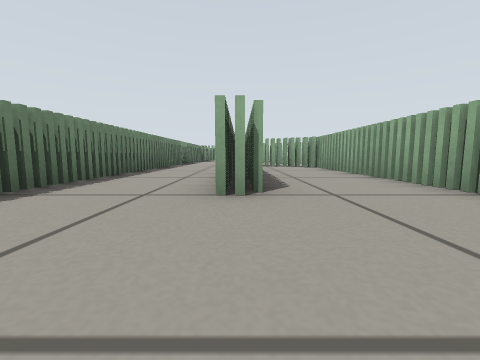
View 1 (above)

18 first-person views from a walk through a robot-simulator world made for Gazebo. The camera is 0.21 m above the floor, tilts 6° down and sees 90° across. The floor is counted in squares, 0.5 m on a side. Each view is taken from the middle of a square. On the plan, view 1 faces up. The plan holds only what a view shows up to about 9 squares ahead; the rest is blank.

View 2
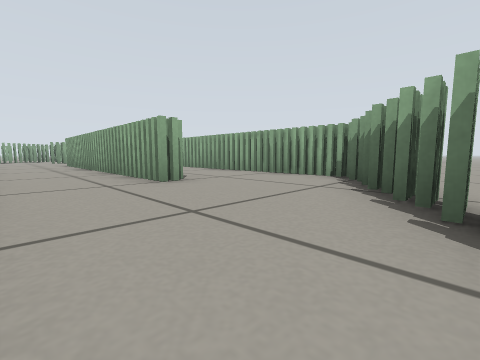

View 3
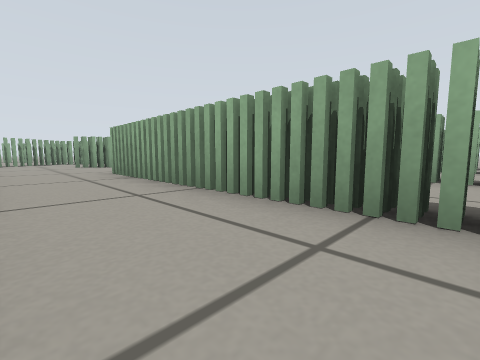

View 4
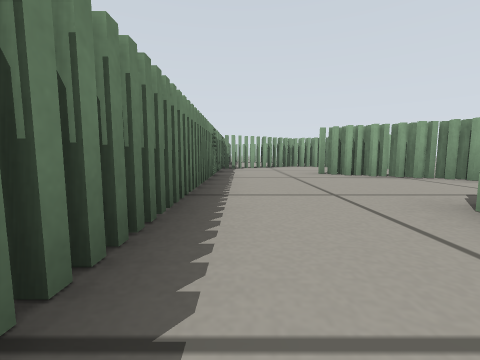

View 5
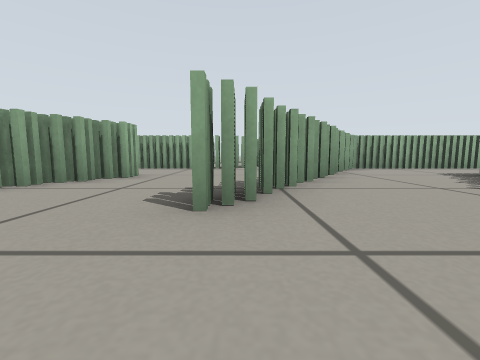

View 6
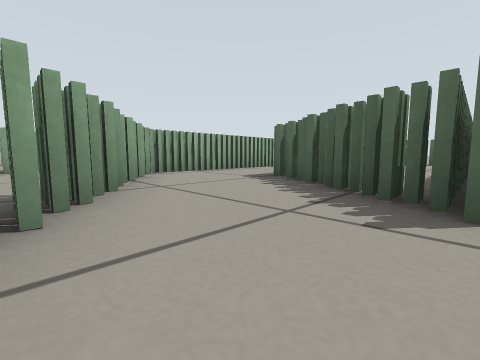

View 7
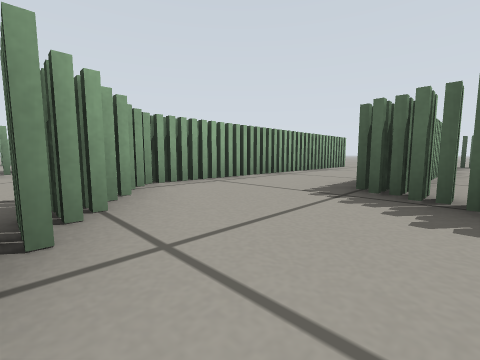

View 8
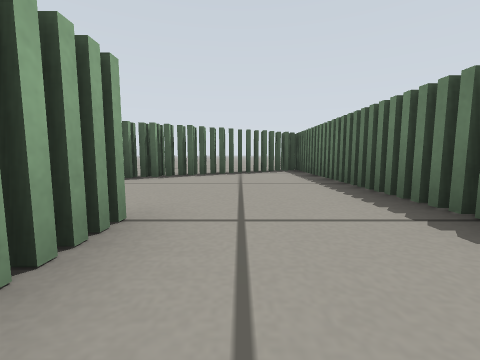

View 9
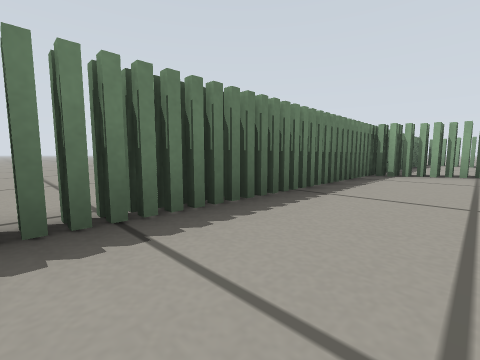

View 10
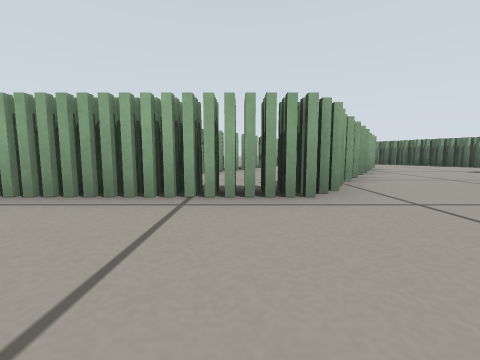

View 11
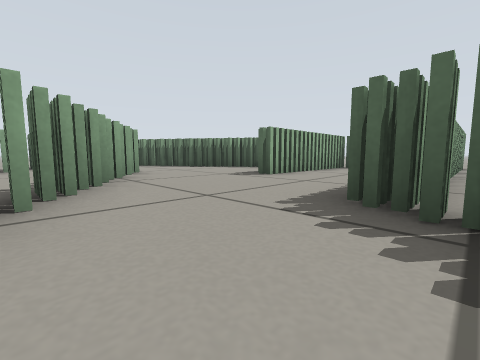

View 12
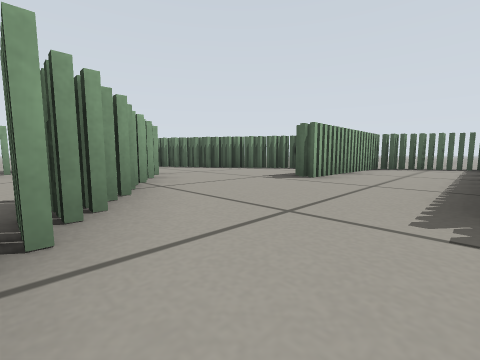

View 13
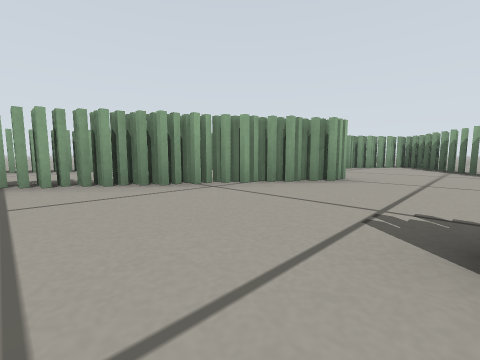

View 14
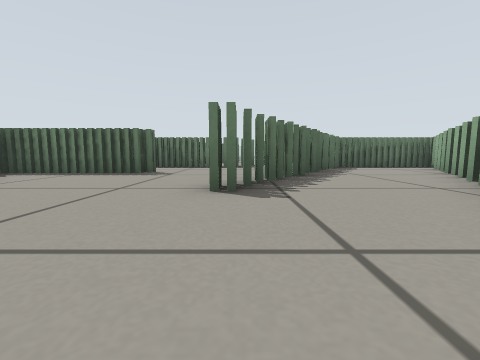

View 15
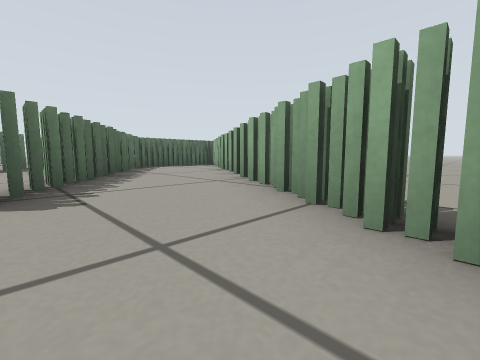

View 16
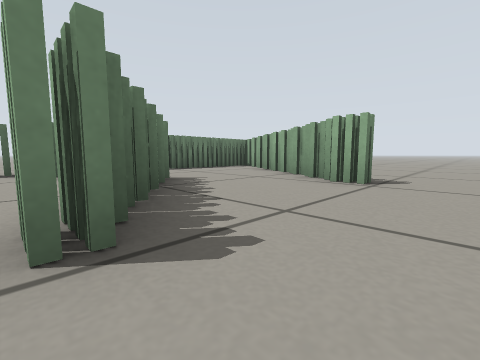

View 17
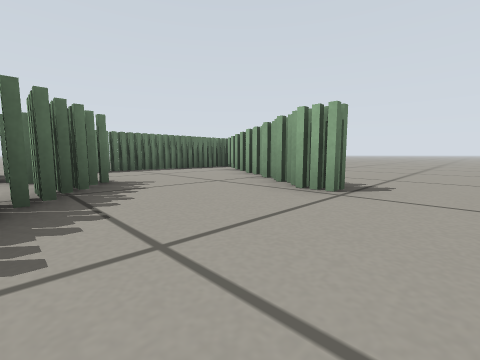

View 18
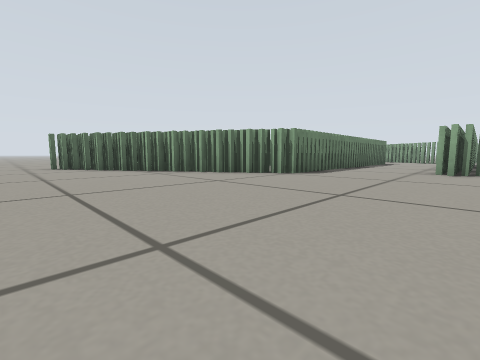

### Floor plan
Key: @ floor where view 1 was taken; # wall or solid block; . floor; T thing the floor can be seen under or through.
Columns run from 4 left of view 1 to 16 right of it. Each row starts with its distance up from view 1.
 24      ....
 23      ....
 22  ##   ...
 21  #### ...
 20  #..##...
 19  #....#..        ..
 18  #.......        ..
 17  #.###... #      ..
 16  ######..####     .
 15  ##...#..##.##   ..
 14  #.......##..### ..
 13  #..##...###...## .
 12  #...#TT...#TT..###
 11 .#.....TTT..###...###
 10 .#......###...##....#
  9  #..###..##........##
  8  #..#.##.##.##...###.
  7  #..#..#.##.##..###
  6  #..#..#.##.#####
  5  #..#..#.##.###
  4  #..#..#.####
  3  #..#..#.###.
  2  #.....#....
  1  #.....#....
  0  #..@##....
 -1  #.###.....
 -2  ###.......
 -3 .##........
 -4 ...........

Positions as (right, up) in squares from view 1, and headings:
1: (0, 0), facing up
2: (-2, -1), facing up-right
3: (-2, 4), facing up-right
4: (-2, 8), facing up
5: (-2, 13), facing right
6: (0, 12), facing down-right
7: (2, 11), facing down-right
8: (-1, 4), facing down
9: (-1, 10), facing up-left
10: (3, 14), facing right
11: (5, 12), facing down-right
12: (6, 12), facing down-right
13: (7, 8), facing up-right
14: (14, 10), facing left
15: (14, 10), facing up-left
16: (4, 15), facing up-left
17: (4, 16), facing up-left
18: (6, -4), facing up-left
